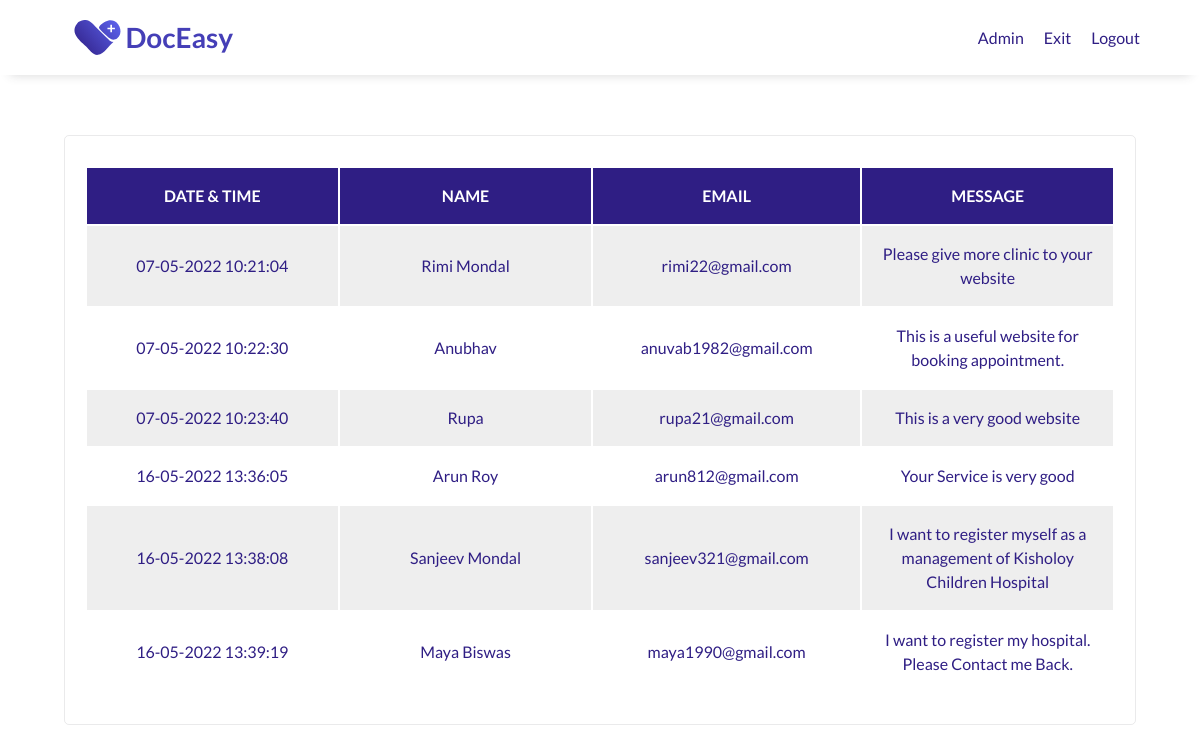
The app's page /public/feedback/adminFeedback.php (signed in), older data.
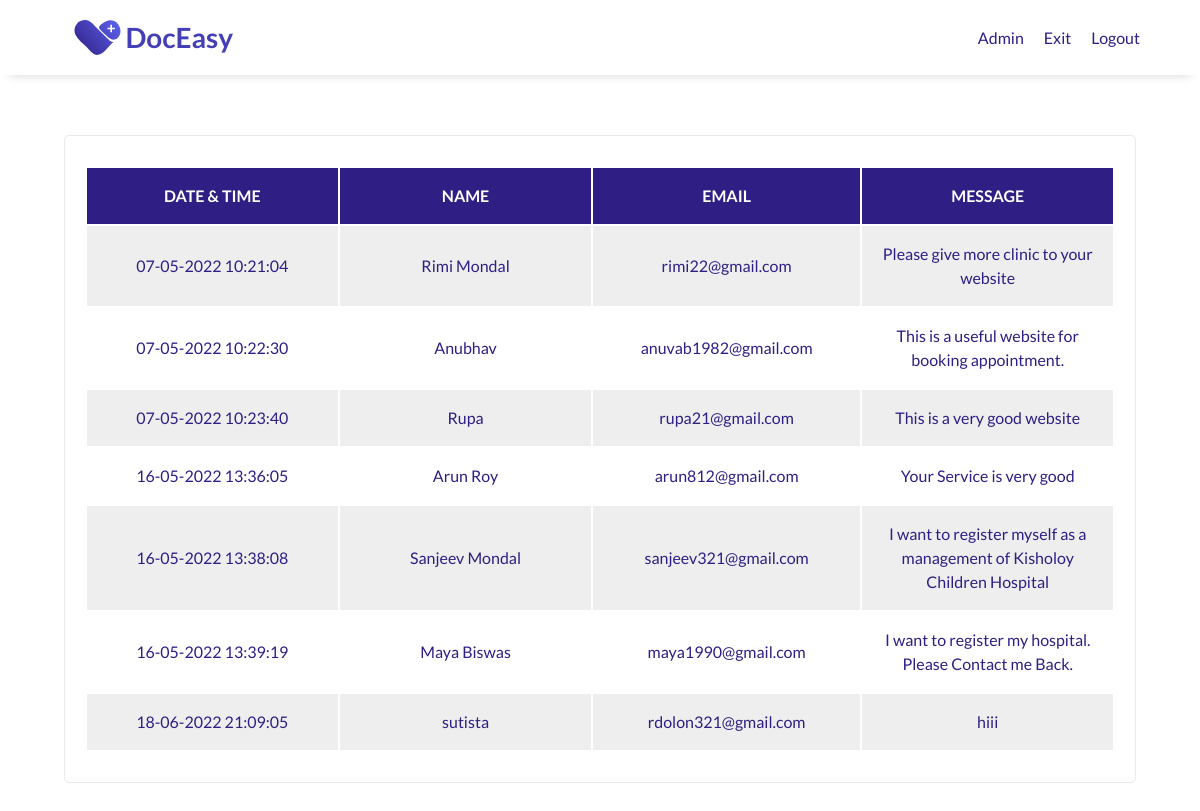
The same page, newer data.
### tables this page shows
CREATE TABLE `doceasy_feedback` (
  `feedback_no` int(5) NOT NULL,
  `name` varchar(50) NOT NULL,
  `email` varchar(50) NOT NULL,
  `message` varchar(500) NOT NULL,
  `date_time` varchar(50) NOT NULL
);

### public/feedback/adminFeedback.php (the view, shortened to what this page needs)
<?php
include "../config.php";
if ($_SESSION["loggedIn"]) {
?>
    <!DOCTYPE html>
    <html lang="en">
    <head>
        <link rel="stylesheet" type="text/css" href="/assets/css/userHistory.css" />
    </head>
    <body>
        <?php
        $sql = "SELECT * FROM doceasy_feedback";
        $result = $conn->query($sql);
        $row = $result->fetch_assoc();
        if ($row) {
        ?>
            <header id="header">
                <div class="logo">
                    <a href="/index.php">
                        <img class="logo-img" id="header-img" src="/assets/images/doceasy/doceasy-logo.svg" alt="DocEasy logo" />
                    </a>
                </div>
                <nav id="nav-bar">
                    <ul>
                        <li><a class="nav-link" href="#"><?php echo "Admin"  ?></a></li>
                        <li><a class="nav-link" href="/public/dashboard/adminDash.php">Exit</a></li>
                        <li><a class="nav-link" href="/public/logout/adminLogout.php">Logout</a></li>
                    </ul>
                </nav>
            </header>
            <main>
                <section id="table">
                    <div class="container">
                        <div class="card">
                            <table>
                                <tr>
                                    <th>DATE & TIME</th>
                                    <th>NAME</th>
                                    <th>EMAIL</th>
                                    <th>MESSAGE</th>
                                </tr>
                                <?php
                                while ($row = $result->fetch_assoc()) {
                                ?>
                                    <tr>
                                        <td> <?php echo $row["date_time"]; ?> </td>
                                        <td> <?php echo $row["name"]; ?> </td>
                                        <td> <?php echo $row["email"]; ?> </td>
                                        <td> <?php echo $row["message"]; ?> </td>
                                    </tr>
                                <?php }
                                ?>
                            </table>
                        </div>
                    </div>
                </section>
            </main>
    </body>
<?php
        } else {
            echo "No Record Found";
        }
    } else {
        header("Location: ../login/adminLogin.php");
    }
?>
    </html>

Row changes from the older to the newer data that the page shows:
added doceasy_feedback: date_time "18-06-2022 21:09:05", name "sutista", email "rdolon321@gmail.com", message "hiii"
